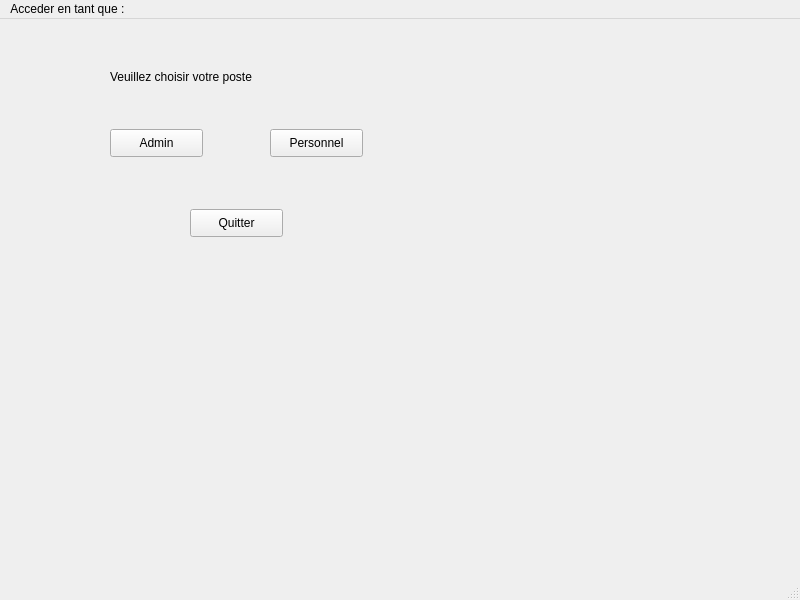
<?xml version="1.0" encoding="UTF-8"?>
<ui version="4.0">
 <class>MainWindow</class>
 <widget class="QMainWindow" name="MainWindow">
  <property name="geometry">
   <rect>
    <x>0</x>
    <y>0</y>
    <width>800</width>
    <height>600</height>
   </rect>
  </property>
  <property name="windowTitle">
   <string>MainWindow</string>
  </property>
  <widget class="QWidget" name="centralwidget">
   <widget class="QPushButton" name="pushButton">
    <property name="geometry">
     <rect>
      <x>110</x>
      <y>110</y>
      <width>93</width>
      <height>28</height>
     </rect>
    </property>
    <property name="text">
     <string>Admin</string>
    </property>
   </widget>
   <widget class="QPushButton" name="pushButton_2">
    <property name="geometry">
     <rect>
      <x>270</x>
      <y>110</y>
      <width>93</width>
      <height>28</height>
     </rect>
    </property>
    <property name="text">
     <string>Personnel</string>
    </property>
   </widget>
   <widget class="QLabel" name="label">
    <property name="geometry">
     <rect>
      <x>110</x>
      <y>50</y>
      <width>211</width>
      <height>16</height>
     </rect>
    </property>
    <property name="text">
     <string>Veuillez choisir votre poste </string>
    </property>
   </widget>
   <widget class="QPushButton" name="pushButton_3">
    <property name="geometry">
     <rect>
      <x>190</x>
      <y>190</y>
      <width>93</width>
      <height>28</height>
     </rect>
    </property>
    <property name="text">
     <string>Quitter</string>
    </property>
   </widget>
  </widget>
  <widget class="QMenuBar" name="menubar">
   <property name="geometry">
    <rect>
     <x>0</x>
     <y>0</y>
     <width>800</width>
     <height>26</height>
    </rect>
   </property>
   <widget class="QMenu" name="menuAcceder_e_n_tant_que">
    <property name="title">
     <string>Acceder en tant que : </string>
    </property>
   </widget>
   <addaction name="menuAcceder_e_n_tant_que"/>
  </widget>
  <widget class="QStatusBar" name="statusbar"/>
 </widget>
 <resources/>
 <connections/>
</ui>
